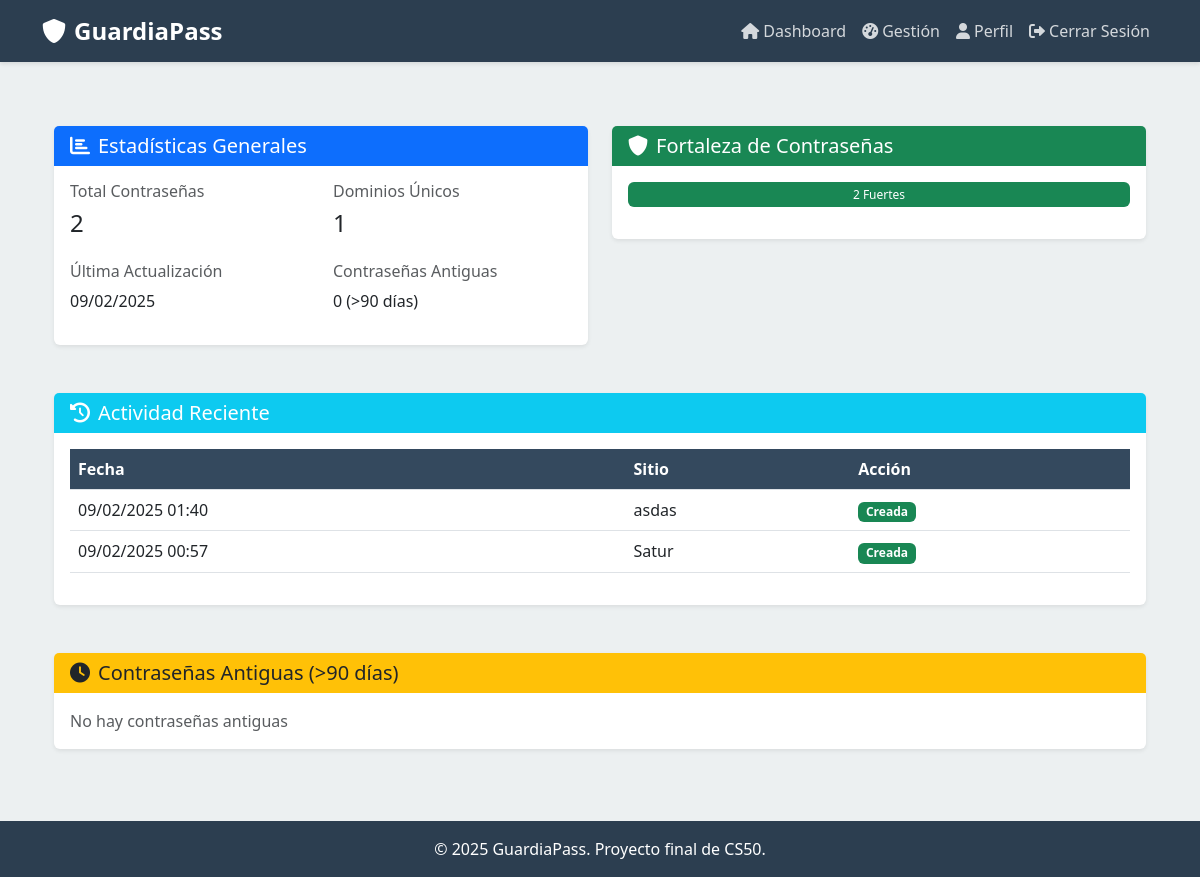
Page /profile (signed in) on the earlier database version.
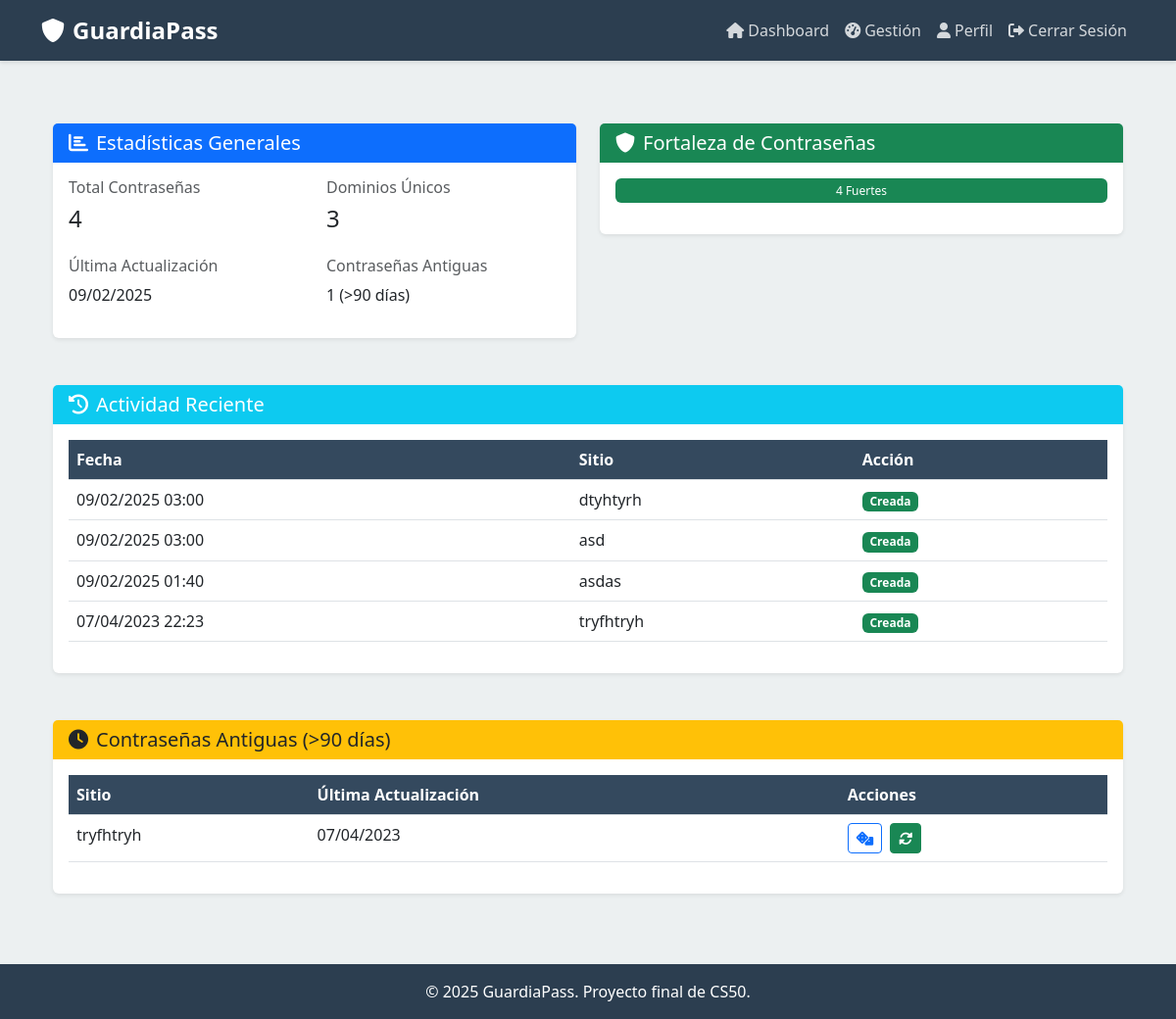
Same page on the later database version.
### models/password.py (models this page shows, shortened)
class Password(db.Model):
    id = db.Column(db.Integer, primary_key=True)
    user_id = db.Column(db.Integer, db.ForeignKey('user.id'), nullable=False)
    name = db.Column(db.String(100), nullable=False)
    url = db.Column(db.String(200))
    username = db.Column(db.String(100), nullable=False)
    encrypted_password = db.Column(db.String(500), nullable=False)
    comments = db.Column(db.Text)
    created_at = db.Column(db.DateTime, default=datetime.utcnow)
    @staticmethod
    def get_all_for_user(user_id):
        return Password.query.filter_by(user_id=user_id).order_by(Password.created_at.desc()).all()
    def to_dict(self, include_password=False, master_key=None):
        data = {
            'id': self.id,
            'user_id': self.user_id,
            'name': self.name,
            'url': self.url,
            'username': self.username,
            'comments': self.comments,
            'created_at': self.created_at
        }
        if include_password and master_key:
            try:
                decryptor = PasswordEncryptor(master_key.encode())
                data['password'] = decryptor.decrypt(self.encrypted_password)
            except Exception:
                data['password'] = None
        return data

### routes/main.py (the view)
@main.route('/profile')
@login_required
def profile():
    passwords = Password.get_all_for_user(current_user.id)
    last_update = passwords[0].created_at if passwords else None
    unique_domains = len(set(urlparse(p.url).netloc for p in passwords if p.url))
    old_passwords = sum(1 for p in passwords if (datetime.utcnow() - p.created_at).days > 90)
    recent_activities = [
        {'date': p.created_at, 'site': p.name, 'action': 'Creada'}
        for p in sorted(passwords, key=lambda x: x.created_at, reverse=True)[:5]
    ]
    password_generator = PasswordGenerator()
    weak_count = medium_count = strong_count = 0
    for pwd in passwords:
        pwd_data = pwd.to_dict(include_password=True, master_key=session.get('master_key'))
        if not pwd_data.get('password'):
            continue
        is_valid, _ = password_generator.validate_password(pwd_data['password'])
        strength = len(pwd_data['password']) + sum(1 for c in pwd_data['password'] if c.isupper()) + \
                  sum(1 for c in pwd_data['password'] if c.isdigit()) + \
                  sum(1 for c in pwd_data['password'] if not c.isalnum())
        if strength < 10:
            weak_count += 1
        elif strength < 15:
            medium_count += 1
        else:
            strong_count += 1
    total = len(passwords)
    if total > 0:
        weak_percent = (weak_count / total) * 100
        medium_percent = (medium_count / total) * 100
        strong_percent = (strong_count / total) * 100
    else:
        weak_percent = medium_percent = strong_percent = 0
    return render_template('profile.html',
                         passwords=passwords,
                         last_update=last_update,
                         unique_domains=unique_domains,
                         old_passwords=old_passwords,
                         recent_activities=recent_activities,
                         weak_count=weak_count,
                         medium_count=medium_count,
                         strong_count=strong_count,
                         weak_percent=weak_percent,
                         medium_percent=medium_percent,
                         strong_percent=strong_percent)

### models/user.py (called while the page is built)
    @staticmethod
    def get(user_id):
        return User.query.get(int(user_id))

### routes/main.py (called while the page is built)
@main.context_processor
def utility_processor():
    return dict(
        now=lambda: datetime.now(timezone.utc),
        timezone=timezone
    )

### run.py (called while the page is built)
@login_manager.user_loader
def load_user(user_id):
    return User.get(user_id)

### utils/encryptor.py (called while the page is built)
    def decrypt(self, encrypted_password):
        return self.fernet.decrypt(encrypted_password.encode()).decode()

### templates/profile.html (shortened to what the changed rows need)
{% extends "base.html" %}
{% block content %}
<div class="container py-4">
    <div class="row mb-4">
        <div class="col-md-6">
            <div class="card shadow-sm">
                <div class="card-body">
                    <div class="row">
                        <div class="col-6 mb-3">
                            <h6 class="text-muted">Total Contraseñas</h6>
                            <h4>{{ passwords|length }}</h4>
                        </div>
                        <div class="col-6 mb-3">
                            <h6 class="text-muted">Dominios Únicos</h6>
                            <h4>{{ unique_domains }}</h4>
                        </div>
                        <div class="col-6">
                            <h6 class="text-muted">Última Actualización</h6>
                            <p>{{ last_update.strftime('%d/%m/%Y') if last_update else 'Sin actualizaciones' }}</p>
                        </div>
                        <div class="col-6">
                            <h6 class="text-muted">Contraseñas Antiguas</h6>
                            <p>{{ old_passwords }} (>90 días)</p>
                        </div>
                    </div>
                </div>
            </div>
        </div>
        <div class="col-md-6">
            <div class="card shadow-sm">
                <div class="card-body">
                    <div class="progress mb-3" style="height: 25px;">
                        <div class="progress-bar bg-success" role="progressbar"
                             style="width: {{ strong_percent }}%"
                             title="Fuertes: {{ strong_count }}">
                            {{ strong_count }} Fuertes
                        </div>
                    </div>
                </div>
            </div>
        </div>
    </div>
    <div class="row mb-4">
        <div class="col-12">
            <div class="card shadow-sm">
                <div class="card-body">
                    {% if recent_activities %}
                    <div class="table-responsive">
                        <table class="table table-hover">
                            <thead>
                                <tr>
                                    <th>Fecha</th>
                                    <th>Sitio</th>
                                    <th>Acción</th>
                                </tr>
                            </thead>
                            <tbody>
                                {% for activity in recent_activities %}
                                <tr>
                                    <td>{{ activity.date.strftime('%d/%m/%Y %H:%M') }}</td>
                                    <td>{{ activity.site }}</td>
                                    <td><span class="badge bg-success">{{ activity.action }}</span></td>
                                </tr>
                                {% endfor %}
                            </tbody>
                        </table>
                    </div>
                    {% else %}
                    <p class="text-muted mb-0">No hay actividad reciente</p>
                    {% endif %}
                </div>
            </div>
        </div>
    </div>
    <div class="row">
        <div class="col-12">
            <div class="card shadow-sm">
                <div class="card-body">
                    {% if old_passwords > 0 %}
                    <div class="table-responsive">
                        <table class="table table-hover">
                            <thead>
                                <tr>
                                    <th>Sitio</th>
                                    <th>Última Actualización</th>
                                    <th>Acciones</th>
                                </tr>
                            </thead>
                            <tbody>
                                {% for pwd in passwords %}
                                {% if (now() - pwd.created_at.replace(tzinfo=timezone.utc)).days > 90 %}
                                <tr>
                                    <td>{{ pwd.name }}</td>
                                    <td>{{ pwd.created_at.strftime('%d/%m/%Y') }}</td>
                                    <td>
                                        <button class="btn btn-sm btn-outline-primary me-1"
                                                onclick="generatePassword({{ pwd.id }})"
                                                title="Generar nueva contraseña">
                                            <i class="fas fa-dice"></i>
                                        </button>
                                        <button class="btn btn-sm btn-success"
                                                onclick="updatePassword({{ pwd.id }})"
                                                title="Actualizar contraseña">
                                            <i class="fas fa-sync-alt"></i>
                                        </button>
                                    </td>
                                </tr>
                                {% endif %}
                                {% endfor %}
                            </tbody>
                        </table>
                    </div>
                    {% else %}
                    <p class="text-muted mb-0">No hay contraseñas antiguas</p>
                    {% endif %}
                </div>
            </div>
        </div>
    </div>
</div>
{% endblock %}

Differences in the rows shown:
removed Password: date "09/02/2025 00:57", site "Satur", action "Creada", shown under "Actividad Reciente"
added Password: created_at "09/02/2025", date "09/02/2025 03:00", site "dtyhtyrh", action "Creada", shown under "Actividad Reciente"
added Password: date "09/02/2025 03:00", site "asd", action "Creada", shown under "Actividad Reciente"
added Password: date "07/04/2023 22:23", site "tryfhtryh", action "Creada", name "tryfhtryh", created_at "07/04/2023"
Other differences:
{{ passwords|length }}: "2" → "4"
{{ unique_domains }}: "1" → "3"
{{ old_passwords }}: "0" → "1"
{{ strong_count }}: "2" → "4"
text no longer shown: "No hay contraseñas antiguas"
text now shown: "Sitio Última Actualización Acciones"
